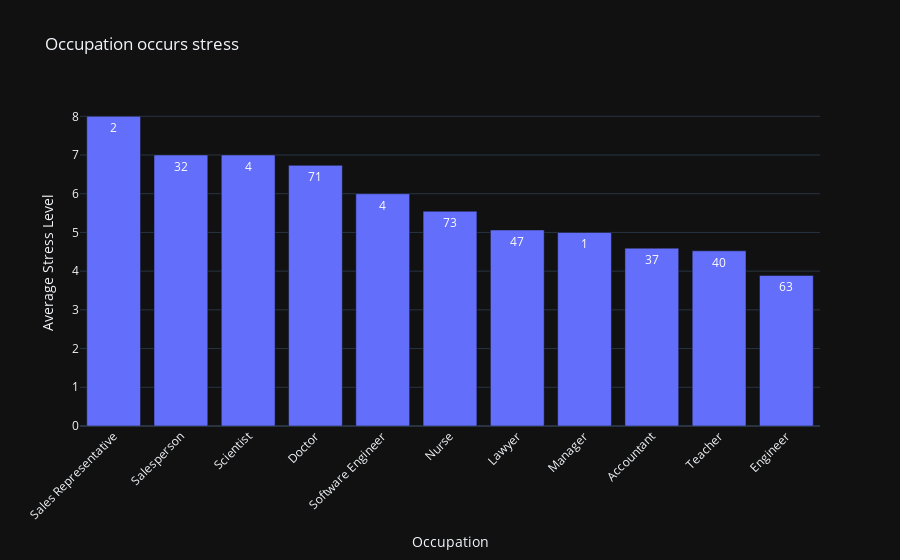

Notebook source saved alongside this figure:
### Markdown cell above
---


May be stress level is occured by occupation


---

### Code cell
# group data
average_stress_table = df.groupby('Occupation').agg(
    average_stress_level=('Stress Level', 'mean'),
    count=('Stress Level', 'size')
).reset_index()

# sort
average_stress_table = average_stress_table.sort_values(by='average_stress_level',
                                                        ascending=False
)

# draw the graph
fig_chart_occupation_stress = px.bar(
        average_stress_table,
        x='Occupation',
        y='average_stress_level',
        title='Occupation occurs stress',
        labels={'average_stress_level': 'Average Stress Level', 'Occupation': 'Occupation'},
        text='count',
        hover_data={'count': True}
)

# decorate
fig_chart_occupation_stress.update_layout(xaxis_title="Occupation",
                                          yaxis_title="Average Stress Level",
                                          xaxis_tickangle=-45,
                                          template='plotly_dark'
)

# show the graph
fig_chart_occupation_stress.show()

### Figure 1 — Plotly figure (JSON) as saved in the notebook; plotly's stock layout.template omitted (floating-point values rounded to 4 significant figures)
{"data": [{"alignmentgroup": "True", "customdata": [[2], [32], [4], [71], [4], [73], [47], [1], [37], [40], [63]], "hovertemplate": "Occupation=%{x}<br>Average Stress Level=%{y}<br>count=%{customdata[0]}<extra></extra>", "legendgroup": "", "marker": {"color": "#636efa", "pattern": {"shape": ""}}, "name": "", "offsetgroup": "", "orientation": "v", "showlegend": false, "text": [2, 32, 4, 71, 4, 73, 47, 1, 37, 40, 63], "textposition": "auto", "type": "bar", "x": ["Sales Representative", "Salesperson", "Scientist", "Doctor", "Software Engineer", "Nurse", "Lawyer", "Manager", "Accountant", "Teacher", "Engineer"], "xaxis": "x", "y": [8, 7, 7, 6.732, 6, 5.548, 5.064, 5, 4.595, 4.525, 3.889], "yaxis": "y"}], "layout": {"barmode": "relative", "legend": {"tracegroupgap": 0}, "title": {"text": "Occupation occurs stress"}, "xaxis": {"anchor": "y", "domain": [0, 1], "tickangle": -45, "title": {"text": "Occupation"}}, "yaxis": {"anchor": "x", "domain": [0, 1], "title": {"text": "Average Stress Level"}}}}
